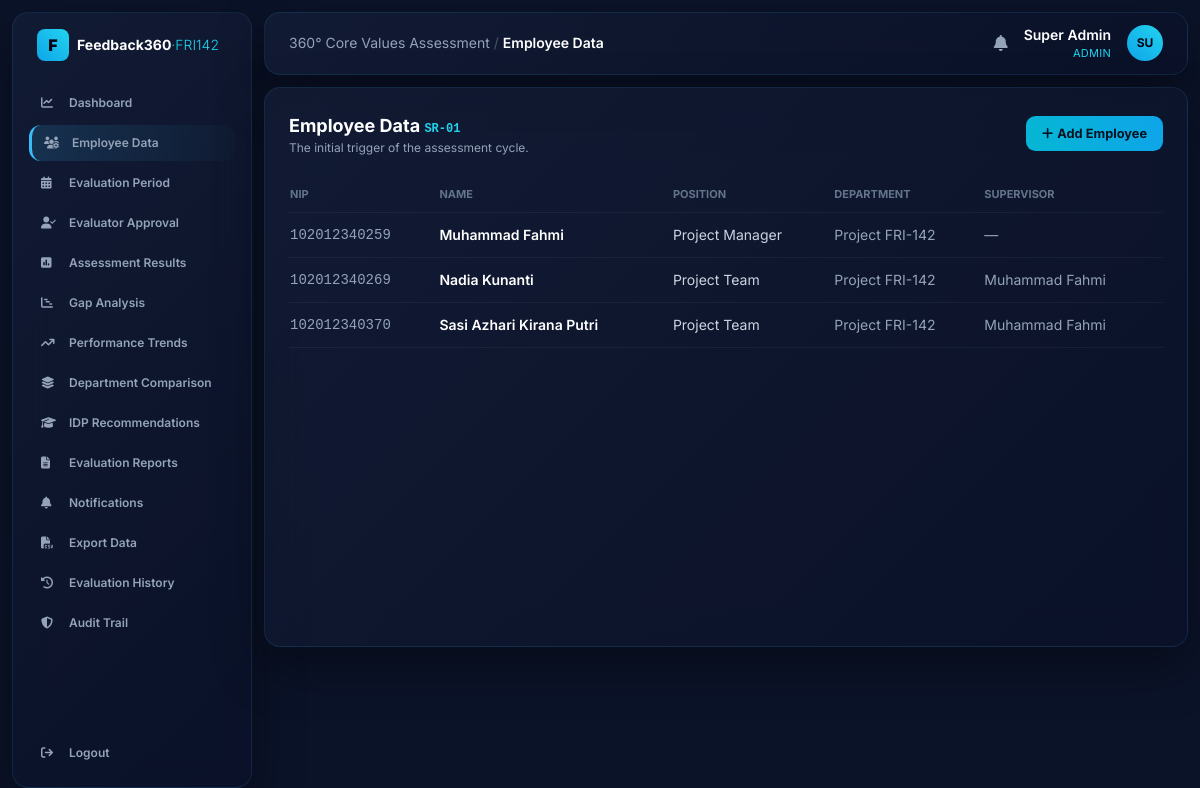
The app's page /employees (signed in), older data.
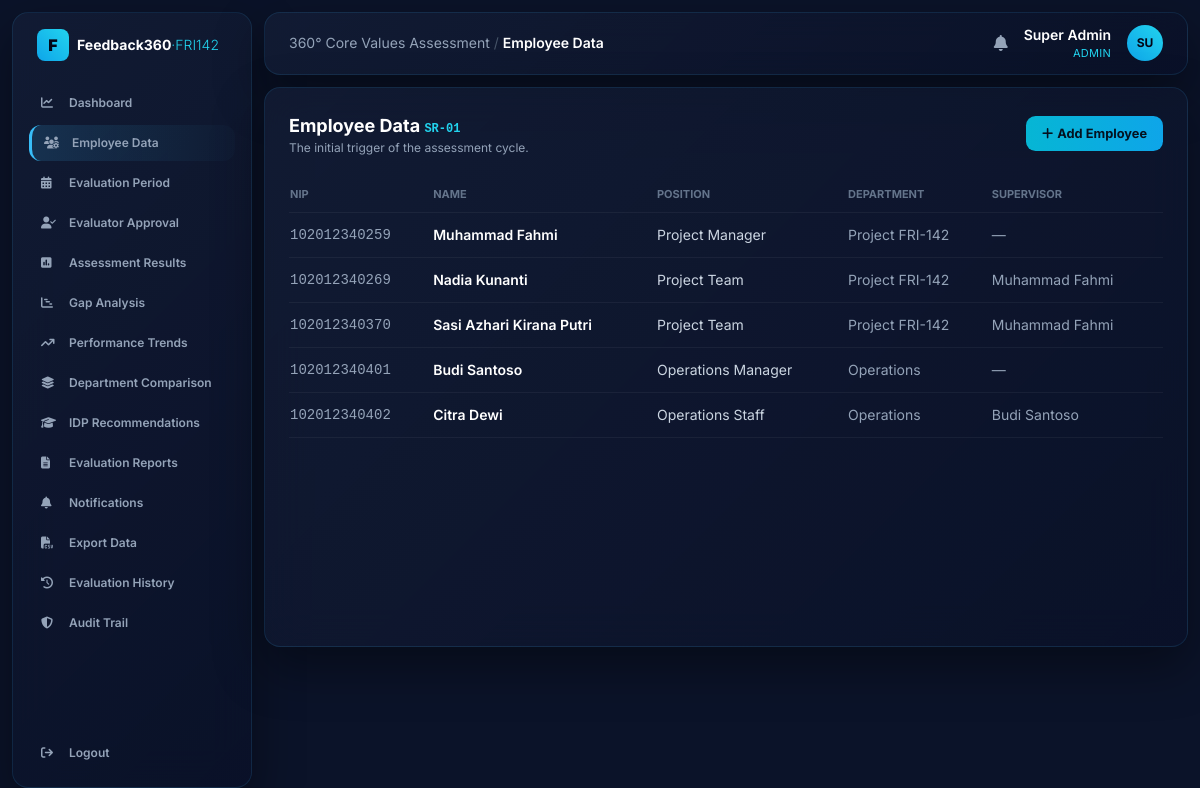
The same page, newer data.
### tables this page shows
CREATE TABLE employees (
    id INTEGER PRIMARY KEY AUTOINCREMENT,
    nip TEXT UNIQUE NOT NULL,
    full_name TEXT NOT NULL,
    position TEXT NOT NULL,
    department TEXT NOT NULL,
    supervisor_id INTEGER REFERENCES employees(id)
);

### app.py (the view, shortened to what this page needs)
@app.route("/employees", methods=["GET", "POST"])
@require("admin", "hr")
def employees():
    rows = g.db.execute(
        "SELECT e.*, s.full_name AS sup_name FROM employees e "
        "LEFT JOIN employees s ON e.supervisor_id=s.id ORDER BY e.id").fetchall()
    allemp = g.db.execute("SELECT id, full_name FROM employees").fetchall()
    return render_template("employees.html", rows=rows, allemp=allemp)

### app.py (called while the page is built)
@app.before_request
def load_user():
    g.db = get_db()
    g.user = None
    if "uid" in session:
        g.user = g.db.execute(
            "SELECT * FROM users WHERE id=?", (session["uid"],)
        ).fetchone()

def require(*roles):
    def deco(fn):
        @wraps(fn)
        def wrapper(*a, **kw):
            if not g.user:
                return redirect(url_for("login"))
            if roles and g.user["role"] not in roles:
                abort(403)
            return fn(*a, **kw)
        return wrapper
    return deco

@app.context_processor
def inject_globals():
    unread = 0
    if g.get("user"):
        unread = g.db.execute(
            "SELECT COUNT(*) c FROM notifications WHERE is_read=0 AND "
            "(target_role=? OR target_user_id=?)",
            (g.user["role"], g.user["id"]),
        ).fetchone()["c"]
    return dict(user=g.get("user"), VALUES=VALUES, VALUE_LABELS=VALUE_LABELS,
                TARGET=CORPORATE_TARGET, unread=unread)

### database.py (called while the page is built)
def get_db():
    conn = sqlite3.connect(DB_PATH)
    conn.row_factory = sqlite3.Row
    conn.execute("PRAGMA foreign_keys = ON")
    return conn

### templates/employees.html (shortened to what this page needs)
{% extends "base.html" %}
{% block heading %}Employee Data{% endblock %}
{% block body %}
<div class="flex items-center justify-between mb-5">
  <div><h2 class="text-lg font-bold text-white">Employee Data <span class="text-xs text-cyan-400 font-mono">SR-01</span></h2>
    <p class="text-xs text-slate-400">The initial trigger of the assessment cycle.</p></div>
  <button onclick="document.getElementById('addbox').classList.toggle('hidden')" class="btn"><i class="fa-solid fa-plus mr-1"></i>Add Employee</button>
</div>
<table class="w-full text-sm">
  <thead><tr class="text-[11px] uppercase text-slate-500 text-left border-b border-white/5">
    <th class="py-2">NIP</th><th>Name</th><th>Position</th><th>Department</th><th>Supervisor</th></tr></thead>
  <tbody>
  {% for r in rows %}
    <tr class="border-b border-white/5">
      <td class="py-3 font-mono text-slate-400">{{ r['nip'] }}</td>
      <td class="font-semibold text-white">{{ r['full_name'] }}</td>
      <td class="text-slate-300">{{ r['position'] }}</td>
      <td class="text-slate-400">{{ r['department'] }}</td>
      <td class="text-slate-400">{{ r['sup_name'] or '—' }}</td></tr>
  {% endfor %}
  </tbody>
</table>
{% endblock %}

Row changes from the older to the newer data that the page shows:
added employees: nip "102012340401", full_name "Budi Santoso", position "Operations Manager", department "Operations", r "—"
added employees: nip "102012340402", full_name "Citra Dewi", position "Operations Staff", department "Operations", full_name "Budi Santoso"
